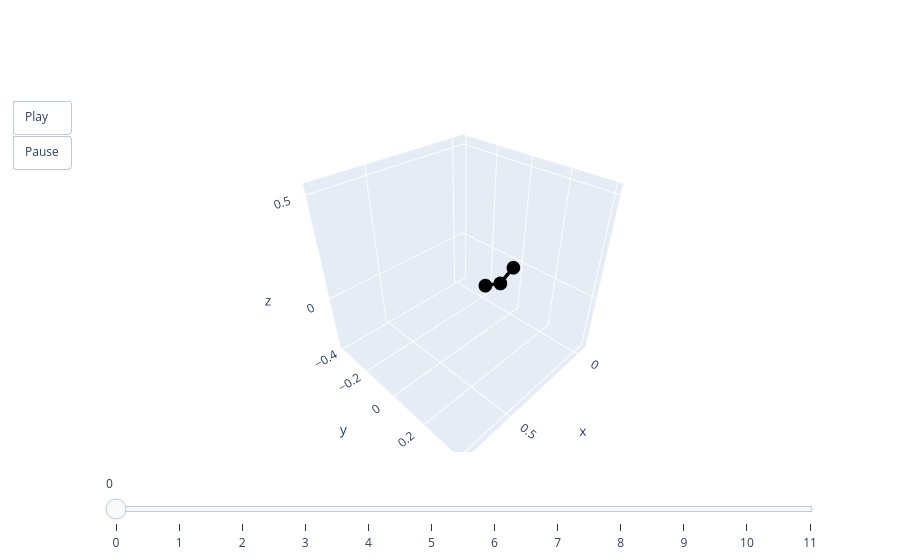

This figure's notebook cell:
### Code cell
animate(pred[0])

### Figure 1 — Plotly figure (JSON) as saved in the notebook; plotly's stock layout.template omitted (floating-point values rounded to 4 significant figures)
{"data": [{"line": {"color": "black", "width": 7}, "mode": "lines+markers", "type": "scatter3d", "x": [0, 0.09435, 0.2046], "y": [0, 0, 0], "z": [0, -0.04739, -0.0032]}], "layout": {"scene": {"aspectmode": "cube", "xaxis": {"autorange": false, "range": [-0.07026, 0.7728]}, "yaxis": {"autorange": false, "range": [-0.4215, 0.4215]}, "zaxis": {"autorange": false, "range": [-0.2972, 0.5458]}}, "sliders": [{"steps": [{"args": [["0"], {"frame": {"duration": 0, "redraw": true}, "mode": "immediate"}], "label": "0", "method": "animate"}, {"args": [["1"], {"frame": {"duration": 0, "redraw": true}, "mode": "immediate"}], "label": "1", "method": "animate"}, {"args": [["2"], {"frame": {"duration": 0, "redraw": true}, "mode": "immediate"}], "label": "2", "method": "animate"}, {"args": [["3"], {"frame": {"duration": 0, "redraw": true}, "mode": "immediate"}], "label": "3", "method": "animate"}, {"args": [["4"], {"frame": {"duration": 0, "redraw": true}, "mode": "immediate"}], "label": "4", "method": "animate"}, {"args": [["5"], {"frame": {"duration": 0, "redraw": true}, "mode": "immediate"}], "label": "5", "method": "animate"}, {"args": [["6"], {"frame": {"duration": 0, "redraw": true}, "mode": "immediate"}], "label": "6", "method": "animate"}, {"args": [["7"], {"frame": {"duration": 0, "redraw": true}, "mode": "immediate"}], "label": "7", "method": "animate"}, {"args": [["8"], {"frame": {"duration": 0, "redraw": true}, "mode": "immediate"}], "label": "8", "method": "animate"}, {"args": [["9"], {"frame": {"duration": 0, "redraw": true}, "mode": "immediate"}], "label": "9", "method": "animate"}, {"args": [["10"], {"frame": {"duration": 0, "redraw": true}, "mode": "immediate"}], "label": "10", "method": "animate"}, {"args": [["11"], {"frame": {"duration": 0, "redraw": true}, "mode": "immediate"}], "label": "11", "method": "animate"}]}], "updatemenus": [{"buttons": [{"args": [null, {"frame": {"duration": 50, "redraw": true}, "fromcurrent": true}], "label": "Play", "method": "animate"}, {"args": [[null], {"frame": {"duration": 0, "redraw": true}, "mode": "immediate"}], "label": "Pause", "method": "animate"}], "showactive": false, "type": "buttons"}]}}
